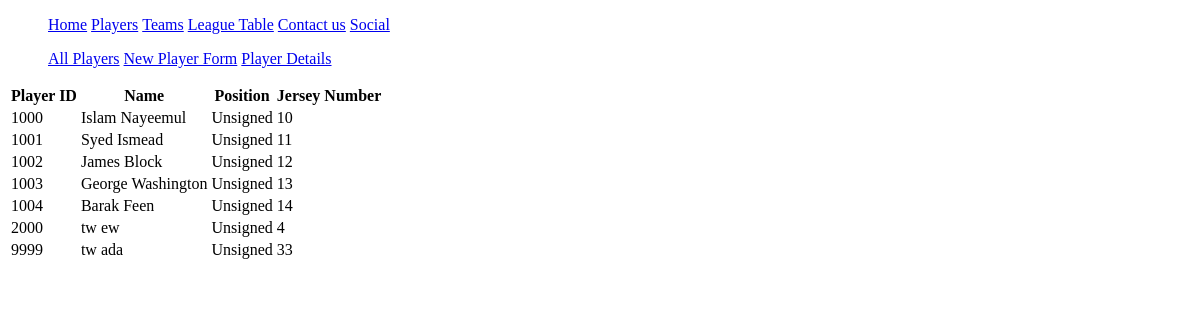
Before: /players/ with the older database file.
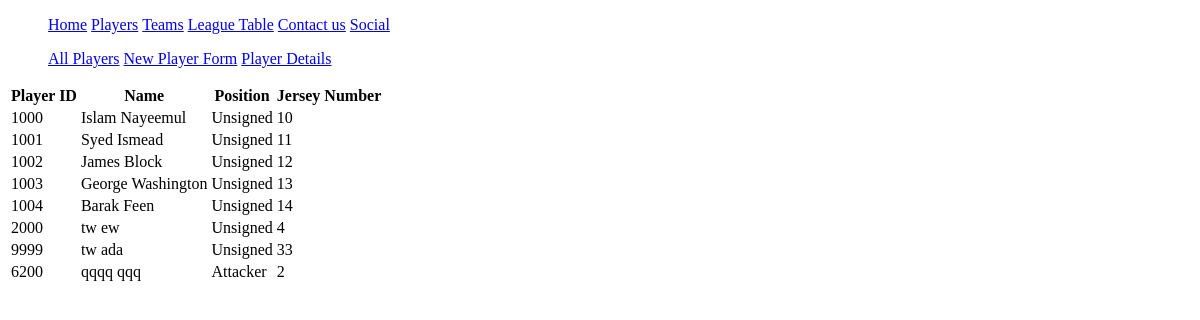
After: the same page with the newer database file.
### player/models.py (models this page shows, shortened)
class Player(models.Model):
    pID = models.IntegerField(unique=True,validators=[MinValueValidator(1000)])
    fName = models.CharField(max_length=100)
    lName = models.CharField(max_length=100)
    height = models.DecimalField(max_digits=5, decimal_places=2,validators=[MinValueValidator(120)])
    weight = models.DecimalField(max_digits=5, decimal_places=2,validators=[MinValueValidator(50)])
    num = models.PositiveIntegerField(validators=[MinValueValidator(1), MaxValueValidator(100)])
    position = models.CharField(max_length=20, default="Unsigned")

### player/views.py (the view)
# urls.py: path('', views.show_players, name = 'show_players'),
def show_players(request):
    context = {}
    context["all_players"] = Player.objects.all()
    return render(request, "player/view_players.html",context)

### player/templates/player/view_players.html
{% extends "base.html" %}
    {% block title}
        <title>All Players</title>
    {% endblock title}
{% block content %}
{% include 'player/player_navbar.html' %}
    <table class="table table-bordered table-dark">
        <tr>
            <th>Player ID</th>
            <th>Name</th>
            <th>Position</th>
            <th>Jersey Number</th>
        </tr>
        {% for p in all_players %}
        <tr>
        <td>{{p.pID}}</td>
        <td>{{p.fName}} {{p.lName}}</td>
        <td>{{p.position}}</td>
        <td>{{p.num}}</td>
        </tr>
        {% endfor %}
    </table>
{% endblock content %}

Changed rows visible on the page:
added Player: pID "6200", fName "qqqq", lName "qqq", position "Attacker", num "2"
